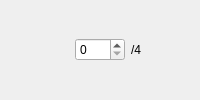
         <widget class="QWidget" name="widget_15" native="true">
          <layout class="QHBoxLayout" name="horizontalLayout_15">
           <property name="leftMargin">
            <number>0</number>
           </property>
           <property name="topMargin">
            <number>0</number>
           </property>
           <property name="rightMargin">
            <number>0</number>
           </property>
           <property name="bottomMargin">
            <number>0</number>
           </property>
           <item>
            <widget class="QLabel" name="label_15">
             <property name="maximumSize">
              <size>
               <width>75</width>
               <height>75</height>
              </size>
             </property>
             <property name="toolTip">
              <string>#6D5BAE_#825286</string>
             </property>
             <property name="text">
              <string/>
             </property>
             <property name="pixmap">
              <pixmap resource="../../resource.qrc">:/pairs/assets/#6D5BAE_#825286.png</pixmap>
             </property>
             <property name="scaledContents">
              <bool>true</bool>
             </property>
            </widget>
           </item>
           <item>
            <widget class="QSpinBox" name="#6D5BAE_#825286_spin">
             <property name="maximumSize">
              <size>
               <width>50</width>
               <height>16777215</height>
              </size>
             </property>
             <property name="minimum">
              <number>0</number>
             </property>
             <property name="maximum">
              <number>4</number>
             </property>
            </widget>
           </item>
           <item>
            <widget class="QLabel" name="label_15_2">
             <property name="text">
              <string>/4</string>
             </property>
            </widget>
           </item>
          </layout>
         </widget>
